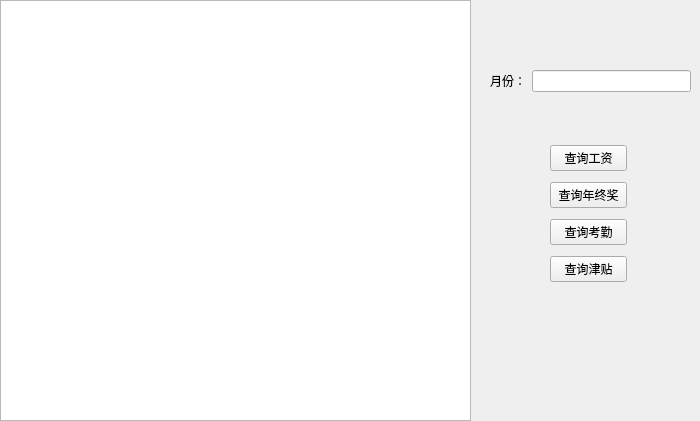
<?xml version="1.0" encoding="UTF-8"?>
<ui version="4.0">
 <class>workerQuery</class>
 <widget class="QMainWindow" name="workerQuery">
  <property name="geometry">
   <rect>
    <x>0</x>
    <y>0</y>
    <width>700</width>
    <height>421</height>
   </rect>
  </property>
  <property name="minimumSize">
   <size>
    <width>700</width>
    <height>421</height>
   </size>
  </property>
  <property name="maximumSize">
   <size>
    <width>700</width>
    <height>421</height>
   </size>
  </property>
  <property name="windowTitle">
   <string>MainWindow</string>
  </property>
  <property name="windowIcon">
   <iconset resource="icon.qrc">
    <normaloff>:/登录.png</normaloff>:/登录.png</iconset>
  </property>
  <widget class="QWidget" name="centralwidget">
   <widget class="QTableView" name="tableView">
    <property name="geometry">
     <rect>
      <x>0</x>
      <y>0</y>
      <width>471</width>
      <height>421</height>
     </rect>
    </property>
   </widget>
   <widget class="QWidget" name="layoutWidget">
    <property name="geometry">
     <rect>
      <x>490</x>
      <y>70</y>
      <width>201</width>
      <height>22</height>
     </rect>
    </property>
    <layout class="QHBoxLayout" name="horizontalLayout">
     <item>
      <widget class="QLabel" name="label">
       <property name="text">
        <string>月份：</string>
       </property>
      </widget>
     </item>
     <item>
      <widget class="QLineEdit" name="lineEdit"/>
     </item>
    </layout>
   </widget>
   <widget class="QWidget" name="layoutWidget">
    <property name="geometry">
     <rect>
      <x>550</x>
      <y>140</y>
      <width>77</width>
      <height>151</height>
     </rect>
    </property>
    <layout class="QVBoxLayout" name="verticalLayout">
     <item>
      <widget class="QPushButton" name="btnQuerySalary">
       <property name="text">
        <string>查询工资</string>
       </property>
      </widget>
     </item>
     <item>
      <widget class="QPushButton" name="btnQueryAward">
       <property name="text">
        <string>查询年终奖</string>
       </property>
      </widget>
     </item>
     <item>
      <widget class="QPushButton" name="btnQueryAttendance">
       <property name="text">
        <string>查询考勤</string>
       </property>
      </widget>
     </item>
     <item>
      <widget class="QPushButton" name="btnQueryAllowance">
       <property name="text">
        <string>查询津贴</string>
       </property>
      </widget>
     </item>
    </layout>
   </widget>
  </widget>
 </widget>
 <resources>
  <include location="icon.qrc"/>
 </resources>
 <connections/>
</ui>
